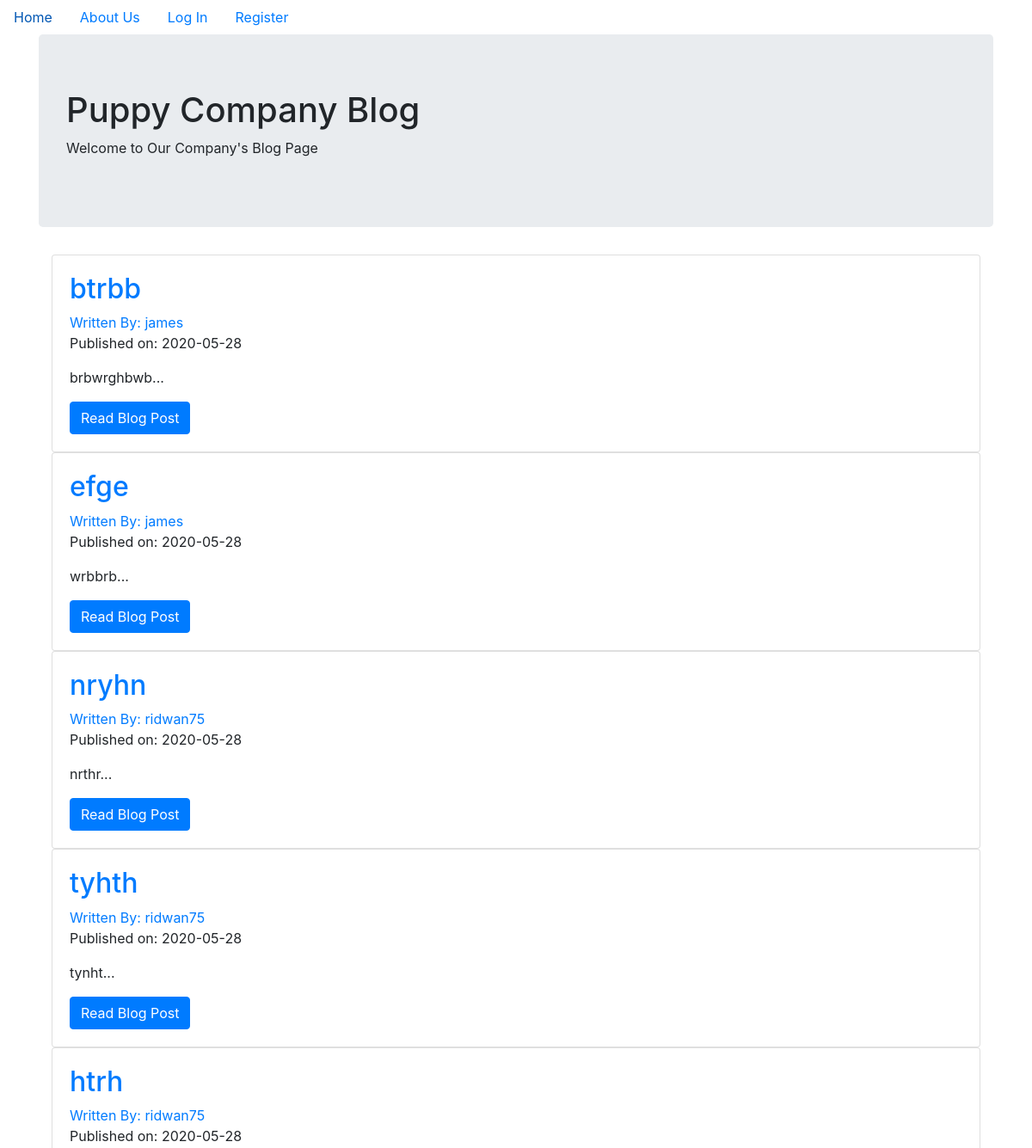
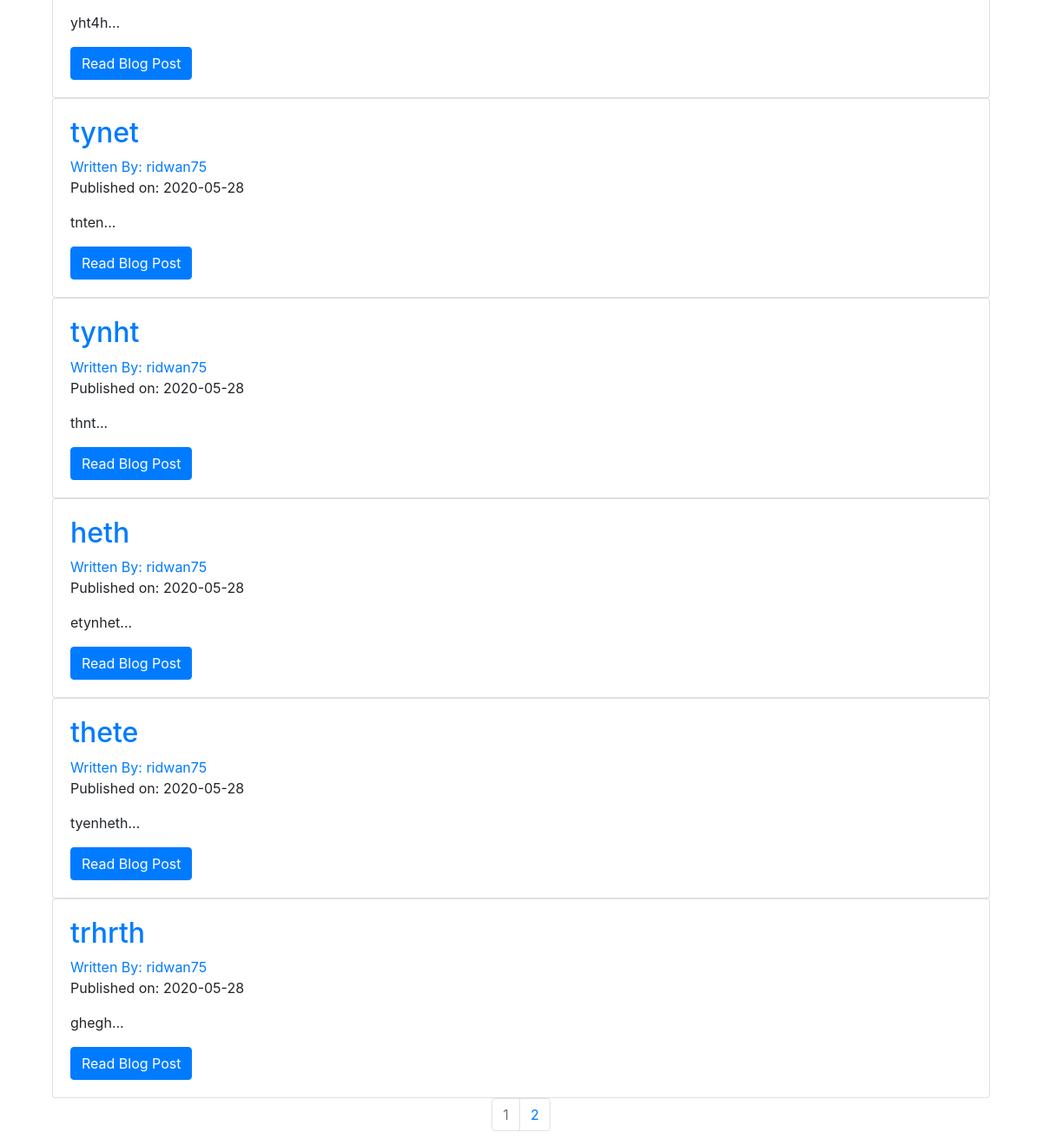
The page / on the database its author committed (2 pictures, top to bottom).
### puppycompanyblog/models.py (models this page shows, shortened)
class BlogPost(db.Model):
    users = db.relationship(User)
    id = db.Column(db.Integer, primary_key=True)
    user_id = db.Column(db.Integer, db.ForeignKey('users.id'), nullable=False)
    date = db.Column(db.DateTime, nullable=False, default=datetime.utcnow)
    title = db.Column(db.String(140), nullable=False)
    text = db.Column(db.Text, nullable=False)

class User(db.Model, UserMixin):
    __tablename__ = 'users'
    id = db.Column(db.Integer, primary_key = True)
    profile_image = db.Column(db.String(20), nullable=False, default='default_profile.png')
    email = db.Column(db.String(64), unique=True, index=True)
    username = db.Column(db.String(64), unique=True, index=True)
    password_hash = db.Column(db.String(128))
    posts = db.relationship('BlogPost', backref='author', lazy=True)

### puppycompanyblog/core/views.py (the view)
@core.route('/')
def index():
    page = request.args.get('page', 1, type=int)
    blog_posts = BlogPost.query.order_by(BlogPost.date.desc()).paginate(page=page, per_page=10)
    return render_template('index.html',blog_posts=blog_posts)

### puppycompanyblog/templates/index.html (shortened to what this page needs)
{% extends "base.html" %}
{% block content %}
  <div class="jumbotron">
    <h1>Puppy Company Blog</h1>
    <p>Welcome to Our Company's Blog Page</p>
  </div>
  <div class="container">
    {% for post in blog_posts.items %}
    <div class="card" >
      <div class="card-body">
        <h2><a class="card-title" href="  {{ url_for('blog_posts.blog_post', blog_post_id=post.id) }}">{{ post.title }}</a></h2>
        <a href="{{ url_for('users.user_posts', username=post.author.username) }}">Written By: {{ post.author.username }}</a>
        <p>Published on: {{ post.date.strftime('%Y-%m-%d') }}</p>
        <p class="card-text">{{ post.text[:100] }}...</p>
        <a href="{{ url_for('blog_posts.blog_post', blog_post_id=post.id) }}" class="btn btn-primary">Read Blog Post</a>
      </div>
    </div>
   {% endfor %}
   <nav aria-label="Page navigation example">
     <ul class="pagination justify-content-center">
       {% for page_num in blog_posts.iter_pages(left_edge=1, right_edge=1, left_current=1, right_current=2) %}
          {% if blog_posts.page == page_num %}
          <li class="page-item disabled">
            <a class="page-link" href="{{ url_for('core.index', page=page_num) }}">{{ page_num }}</a></li>
          {% else %}
            <li class="page-item"><a class="page-link" href="{{ url_for('core.index', page=page_num) }}">{{ page_num }}</a></li>
          {% endif %}
      {% endfor %}
    </nav>
{% endblock %}

### puppycompanyblog/templates/base.html (shortened to what this page needs)
<!DOCTYPE html>
<html>
  <head>
    <link rel="stylesheet" href="https://maxcdn.bootstrapcdn.com/bootstrap/4.0.0/css/bootstrap.min.css">
  </head>
  <body>
  <ul class="nav">
  <li class="nav-item">
    <a class="nav-link" href="{{ url_for('core.index') }}">Home</a>
  </li>
  <li class="nav-item">
    <a class="nav-link" href="{{ url_for('core.info') }}">About Us</a>
  </li>
    {% if current_user.is_authenticated %}
    <li class="nav-link"><a href="{{ url_for('users.logout') }}">Log Out</a></li>
    <li class="nav-link"><a href="{{ url_for('users.account') }}">Account</a></li>
    <li class="nav-link"><a href="{{ url_for('blog_posts.create_post') }}">Create Post</a></li>
    {% else %}
    <li class="nav-link"><a href="{{ url_for('users.login') }}">Log In</a></li>
    <li class="nav-link"><a href="{{ url_for('users.register') }}">Register</a></li>
    {% endif %}
</ul>
<div class="container">
  {% block content %}
  {% endblock %}
</div>
  </body>
</html>

### rows shown on the page
BlogPost: title "btrbb", author.username "james", date "2020-05-28", text "brbwrghbwb"
BlogPost: title "efge", author.username "james", date "2020-05-28", text "wrbbrb"
BlogPost: title "nryhn", author.username "ridwan75", date "2020-05-28", text "nrthr"
BlogPost: title "tyhth", author.username "ridwan75", date "2020-05-28", text "tynht"
BlogPost: title "htrh", author.username "ridwan75", date "2020-05-28", text "yht4h"
BlogPost: title "tynet", author.username "ridwan75", date "2020-05-28", text "tnten"
BlogPost: title "tynht", author.username "ridwan75", date "2020-05-28", text "thnt"
BlogPost: title "heth", author.username "ridwan75", date "2020-05-28", text "etynhet"
BlogPost: title "thete", author.username "ridwan75", date "2020-05-28", text "tyenheth"
BlogPost: title "trhrth", author.username "ridwan75", date "2020-05-28", text "ghegh"

### other values the page prints
{{ page_num }} "1"
{{ page_num }} "2"
